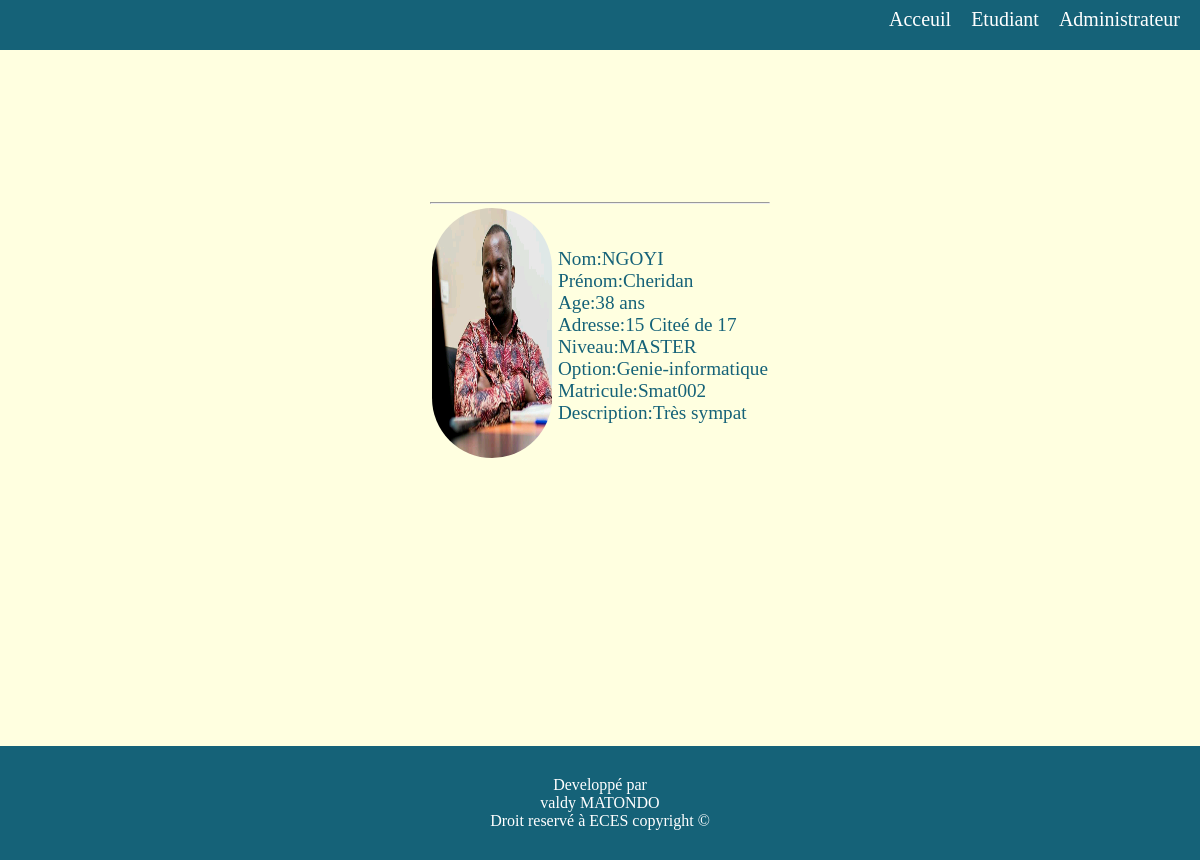
The page /profiles/2 on the database its author committed.
### ECES_ETUDIANTS/models.py (models this page shows, shortened)
class Etudiant(models.Model):
	Nom=models.CharField(max_length=15)
	Prénom=models.CharField(max_length=15)
	Age=models.CharField(max_length=10)
	Adresse=models.CharField(max_length=30)
	Niveau=models.CharField(max_length=15)
	Option=models.CharField(max_length=25)
	Matricule=models.CharField(max_length=8,unique=True)
	Description=models.TextField()
	photos=models.FileField(upload_to="photo")
	class Meta:
 		ordering=('Matricule','Nom')

### ECES_ETUDIANTS/views.py (the view)
# urls.py: path('profiles/<int:pk>',views.profiles,name="profiles"),
def profiles(request,pk):
	vue=Etudiant.objects.get(pk=pk)
	return render(request,"pages/profiles.html",{'object':vue})

### ECES_ETUDIANTS/templates/pages/profiles.html
{% extends 'mise en page/base.html' %}
{% block content %}
<table border="10"  class ="profiles">
<tr>
	<th colspan="2"></th>
</tr>
<tr>
		<td>
<img src="{{object.photos.url}}"><br/>
		</td>
	<td>
Nom:{{object.Nom}}<br/>
Prénom:{{object.Prénom}}<br/>
Age:{{object.Age}}<br/>
Adresse:{{object.Adresse}}<br/>
Niveau:{{object.Niveau}}<br/>
Option:{{object.Option}}<br/>
Matricule:{{object.Matricule}}<br/>
Description:{{object.Description}}<br/>
	</td>
</tr>
</table>
{% endblock %}

### static/css/index.css (style rules this page uses)
td { font-size: 1.2em; border-radius: 200px; }
table { margin: 50px; }
td { padding: 2px; font-family: Goudy old style; color:#156278; }
body { background-color:lightyellow; }
* { margin: 0; padding: 0; }
img { border-radius: 250px; width: 80px; height: 50px; }
.profiles { margin: 150px auto; border: 0; }
.profiles td { border: 0px; }
.profiles img { border-radius: 200px; width: 120px; height: 250px; }

### rows shown on the page
Etudiant: photos (picture), Nom "NGOYI", Prénom "Cheridan", Age "38 ans", Adresse "15 Citeé de 17", Niveau "MASTER", Option "Genie-informatique", Matricule "Smat002", Description "Très sympat"
